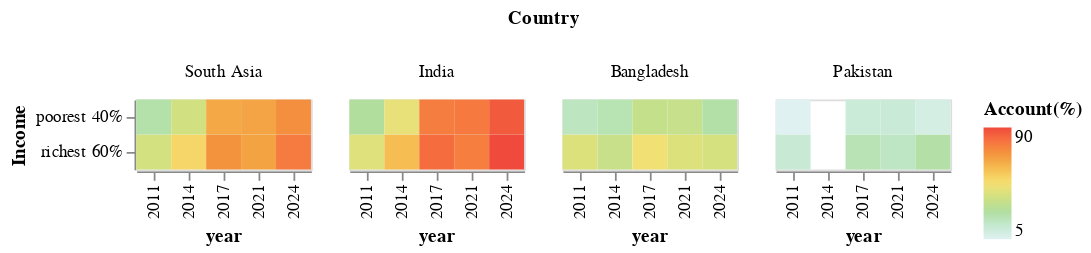

The notebook cell saved with this chart:
### Code cell
def account_income_gaps(df):
    income_df = df.filter(pl.col('group') == 'income')
    account_income_gap = alt.Chart(income_df).mark_rect().encode(
        x = 'year:N', 
        y = alt.Y('group2:N', title = 'Income'), 
        color = alt.Color('fiaccount_t_d:Q', title = 'Account(%)')
            .scale(scheme = 'lightmulti'), 
        column = alt.Column('countrynewwb', title = 'Country', sort = south_asia_countries)
            
        
    )
    return account_income_gap

account_income_gaps(filter_south_asia(process_data(), True))

### Figure 1 — Vega-Lite specification as saved in the notebook (floating-point values rounded to 4 significant figures)
{"config": {"view": {"continuousWidth": 300, "continuousHeight": 300}}, "data": {"name": "data-de083beb7942fbc8d8c413e5db2d7247"}, "mark": {"type": "rect"}, "encoding": {"color": {"field": "fiaccount_t_d", "scale": {"scheme": "lightmulti"}, "title": "Account(%)", "type": "quantitative"}, "column": {"field": "countrynewwb", "sort": ["South Asia", "India", "Bangladesh", "Pakistan"], "title": "Country", "type": "nominal"}, "x": {"field": "year", "type": "nominal"}, "y": {"field": "group2", "title": "Income", "type": "nominal"}}, "$schema": "https://vega.github.io/schema/vega-lite/v5.20.1.json", "datasets": {"data-de083beb7942fbc8d8c413e5db2d7247": [{"countrynewwb": "Bangladesh", "codewb": "BGD", "year": 2011, "pop_adult": "100376575", "regionwb24_hi": "South Asia (excluding high income)", "incomegroupwb24": "Lower middle income", "group": "income", "group2": "richest 60%", "account_t_d": 40.18, "fiaccount_t_d": 40.18, "mobileaccount_t_d": null, "fin11a": null, "fin11b": null, "fin11c": null, "fin11f": null, "fin11d": null, "fin11e": null, "fin14a": null, "fin14b": null, "fin14c": null, "fin14d": null, "fin26a": null, "fin26b": null, "fin27a": null, "g20_made": null, "fin17f": null, "fin17a_17a1_d": 18.23, "fin17a": 18.23, "fin17b": null, "fin17c": null, "fin24aSD_ND": null}, {"countrynewwb": "Bangladesh", "codewb": "BGD", "year": 2011, "pop_adult": "100376575", "regionwb24_hi": "South Asia (excluding high income)", "incomegroupwb24": "Lower middle income", "group": "income", "group2": "poorest 40%", "account_t_d": 19.06, "fiaccount_t_d": 19.06, "mobileaccount_t_d": null, "fin11a": null, "fin11b": null, "fin11c": null, "fin11f": null, "fin11d": null, "fin11e": null, "fin14a": null, "fin14b": null, "fin14c": null, "fin14d": null, "fin26a": null, "fin26b": null, "fin27a": null, "g20_made": null, "fin17f": null, "fin17a_17a1_d": 14.24, "fin17a": 14.24, "fin17b": null, "fin17c": null, "fin24aSD_ND": null}, {"countrynewwb": "India", "codewb": "IND", "year": 2011, "pop_adult": "853745004", "regionwb24_hi": "South Asia (excluding high income)", "incomegroupwb24": "Lower middle income", "group": "income", "group2": "richest 60%", "account_t_d": 40.73, "fiaccount_t_d": 40.73, "mobileaccount_t_d": null, "fin11a": null, "fin11b": null, "fin11c": null, "fin11f": null, "fin11d": null, "fin11e": null, "fin14a": null, "fin14b": null, "fin14c": null, "fin14d": null, "fin26a": null, "fin26b": null, "fin27a": null, "g20_made": null, "fin17f": null, "fin17a_17a1_d": 12.4, "fin17a": 12.4, "fin17b": null, "fin17c": null, "fin24aSD_ND": null}, {"countrynewwb": "India", "codewb": "IND", "year": 2011, "pop_adult": "853745004", "regionwb24_hi": "South Asia (excluding high income)", "incomegroupwb24": "Lower middle income", "group": "income", "group2": "poorest 40%", "account_t_d": 26.97, "fiaccount_t_d": 26.97, "mobileaccount_t_d": null, "fin11a": null, "fin11b": null, "fin11c": null, "fin11f": null, "fin11d": null, "fin11e": null, "fin14a": null, "fin14b": null, "fin14c": null, "fin14d": null, "fin26a": null, "fin26b": null, "fin27a": null, "g20_made": null, "fin17f": null, "fin17a_17a1_d": 10.41, "fin17a": 10.41, "fin17b": null, "fin17c": null, "fin24aSD_ND": null}, {"countrynewwb": "Pakistan", "codewb": "PAK", "year": 2011, "pop_adult": "120857470", "regionwb24_hi": "South Asia (excluding high income)", "incomegroupwb24": "Lower middle income", "group": "income", "group2": "richest 60%", "account_t_d": 13.94, "fiaccount_t_d": 13.94, "mobileaccount_t_d": null, "fin11a": null, "fin11b": null, "fin11c": null, "fin11f": null, "fin11d": null, "fin11e": null, "fin14a": null, "fin14b": null, "fin14c": null, "fin14d": null, "fin26a": null, "fin26b": null, "fin27a": null, "g20_made": null, "fin17f": null, "fin17a_17a1_d": null, "fin17a": null, "fin17b": null, "fin17c": null, "fin24aSD_ND": null}, {"countrynewwb": "Pakistan", "codewb": "PAK", "year": 2011, "pop_adult": "120857470", "regionwb24_hi": "South Asia (excluding high income)", "incomegroupwb24": "Lower middle income", "group": "income", "group2": "poorest 40%", "account_t_d": 4.808, "fiaccount_t_d": 4.808, "mobileaccount_t_d": null, "fin11a": null, "fin11b": null, "fin11c": null, "fin11f": null, "fin11d": null, "fin11e": null, "fin14a": null, "fin14b": null, "fin14c": null, "fin14d": null, "fin26a": null, "fin26b": null, "fin27a": null, "g20_made": null, "fin17f": null, "fin17a_17a1_d": null, "fin17a": null, "fin17b": null, "fin17c": null, "fin24aSD_ND": null}, {"countrynewwb": "Bangladesh", "codewb": "BGD", "year": 2014, "pop_adult": "105778630", "regionwb24_hi": "South Asia (excluding high income)", "incomegroupwb24": "Lower middle income", "group": "income", "group2": "richest 60%", "account_t_d": 36.29, "fiaccount_t_d": 34.08, "mobileaccount_t_d": null, "fin11a": null, "fin11b": null, "fin11c": null, "fin11f": null, "fin11d": null, "fin11e": null, "fin14a": null, "fin14b": null, "fin14c": null, "fin14d": null, "fin26a": null, "fin26b": null, "fin27a": null, "g20_made": null, "fin17f": null, "fin17a_17a1_d": null, "fin17a": null, "fin17b": null, "fin17c": null, "fin24aSD_ND": null}, {"countrynewwb": "Bangladesh", "codewb": "BGD", "year": 2014, "pop_adult": "105778630", "regionwb24_hi": "South Asia (excluding high income)", "incomegroupwb24": "Lower middle income", "group": "income", "group2": "poorest 40%", "account_t_d": 23.03, "fiaccount_t_d": 21.72, "mobileaccount_t_d": null, "fin11a": null, "fin11b": null, "fin11c": null, "fin11f": null, "fin11d": null, "fin11e": null, "fin14a": null, "fin14b": null, "fin14c": null, "fin14d": null, "fin26a": null, "fin26b": null, "fin27a": null, "g20_made": null, "fin17f": null, "fin17a_17a1_d": null, "fin17a": null, "fin17b": null, "fin17c": null, "fin24aSD_ND": null}, {"countrynewwb": "India", "codewb": "IND", "year": 2014, "pop_adult": "907853291", "regionwb24_hi": "South Asia (excluding high income)", "incomegroupwb24": "Lower middle income", "group": "income", "group2": "richest 60%", "account_t_d": 59.48, "fiaccount_t_d": 58.93, "mobileaccount_t_d": null, "fin11a": null, "fin11b": null, "fin11c": null, "fin11f": null, "fin11d": null, "fin11e": null, "fin14a": null, "fin14b": null, "fin14c": null, "fin14d": null, "fin26a": null, "fin26b": null, "fin27a": null, "g20_made": 21.76, "fin17f": null, "fin17a_17a1_d": 19.1, "fin17a": 19.1, "fin17b": null, "fin17c": null, "fin24aSD_ND": null}, {"countrynewwb": "India", "codewb": "IND", "year": 2014, "pop_adult": "907853291", "regionwb24_hi": "South Asia (excluding high income)", "incomegroupwb24": "Lower middle income", "group": "income", "group2": "poorest 40%", "account_t_d": 43.61, "fiaccount_t_d": 43.48, "mobileaccount_t_d": null, "fin11a": null, "fin11b": null, "fin11c": null, "fin11f": null, "fin11d": null, "fin11e": null, "fin14a": null, "fin14b": null, "fin14c": null, "fin14d": null, "fin26a": null, "fin26b": null, "fin27a": null, "g20_made": 6.654, "fin17f": null, "fin17a_17a1_d": 7.234, "fin17a": 7.234, "fin17b": null, "fin17c": null, "fin24aSD_ND": null}, {"countrynewwb": "Pakistan", "codewb": "PAK", "year": 2014, "pop_adult": "128875593", "regionwb24_hi": "South Asia (excluding high income)", "incomegroupwb24": "Lower middle income", "group": "income", "group2": "richest 60%", "account_t_d": 15.21, "fiaccount_t_d": null, "mobileaccount_t_d": null, "fin11a": null, "fin11b": null, "fin11c": null, "fin11f": null, "fin11d": null, "fin11e": null, "fin14a": null, "fin14b": null, "fin14c": null, "fin14d": null, "fin26a": null, "fin26b": null, "fin27a": null, "g20_made": null, "fin17f": null, "fin17a_17a1_d": null, "fin17a": null, "fin17b": null, "fin17c": 12.97, "fin24aSD_ND": null}, {"countrynewwb": "Pakistan", "codewb": "PAK", "year": 2014, "pop_adult": "128875593", "regionwb24_hi": "South Asia (excluding high income)", "incomegroupwb24": "Lower middle income", "group": "income", "group2": "poorest 40%", "account_t_d": 9.755, "fiaccount_t_d": null, "mobileaccount_t_d": null, "fin11a": null, "fin11b": null, "fin11c": null, "fin11f": null, "fin11d": null, "fin11e": null, "fin14a": null, "fin14b": null, "fin14c": null, "fin14d": null, "fin26a": null, "fin26b": null, "fin27a": null, "g20_made": null, "fin17f": null, "fin17a_17a1_d": null, "fin17a": null, "fin17b": null, "fin17c": 9.038, "fin24aSD_ND": null}, {"countrynewwb": "Bangladesh", "codewb": "BGD", "year": 2017, "pop_adult": "111658076", "regionwb24_hi": "South Asia (excluding high income)", "incomegroupwb24": "Lower middle income", "group": "income", "group2": "richest 60%", "account_t_d": 56.68, "fiaccount_t_d": 46.12, "mobileaccount_t_d": 25.69, "fin11a": null, "fin11b": null, "fin11c": null, "fin11f": null, "fin11d": null, "fin11e": null, "fin14a": null, "fin14b": null, "fin14c": null, "fin14d": null, "fin26a": null, "fin26b": null, "fin27a": null, "g20_made": 35.2, "fin17f": null, "fin17a_17a1_d": null, "fin17a": null, "fin17b": null, "fin17c": 11.61, "fin24aSD_ND": null}, {"countrynewwb": "Bangladesh", "codewb": "BGD", "year": 2017, "pop_adult": "111658076", "regionwb24_hi": "South Asia (excluding high income)", "incomegroupwb24": "Lower middle income", "group": "income", "group2": "poorest 40%", "account_t_d": 40.08, "fiaccount_t_d": 33.24, "mobileaccount_t_d": 14.57, "fin11a": null, "fin11b": null, "fin11c": null, "fin11f": null, "fin11d": null, "fin11e": null, "fin14a": null, "fin14b": null, "fin14c": null, "fin14d": null, "fin26a": null, "fin26b": null, "fin27a": null, "g20_made": 22.52, "fin17f": null, "fin17a_17a1_d": null, "fin17a": null, "fin17b": null, "fin17c": 11.85, "fin24aSD_ND": null}, {"countrynewwb": "India", "codewb": "IND", "year": 2017, "pop_adult": "962463650", "regionwb24_hi": "South Asia (excluding high income)", "incomegroupwb24": "Lower middle income", "group": "income", "group2": "richest 60%", "account_t_d": 81.74, "fiaccount_t_d": 81.68, "mobileaccount_t_d": null, "fin11a": null, "fin11b": null, "fin11c": null, "fin11f": null, "fin11d": null, "fin11e": null, "fin14a": null, "fin14b": null, "fin14c": null, "fin14d": null, "fin26a": null, "fin26b": null, "fin27a": null, "g20_made": 26.24, "fin17f": null, "fin17a_17a1_d": 24.81, "fin17a": 24.81, "fin17b": null, "fin17c": null, "fin24aSD_ND": null}, {"countrynewwb": "India", "codewb": "IND", "year": 2017, "pop_adult": "962463650", "regionwb24_hi": "South Asia (excluding high income)", "incomegroupwb24": "Lower middle income", "group": "income", "group2": "poorest 40%", "account_t_d": 77.08, "fiaccount_t_d": 77.08, "mobileaccount_t_d": null, "fin11a": null, "fin11b": null, "fin11c": null, "fin11f": null, "fin11d": null, "fin11e": null, "fin14a": null, "fin14b": null, "fin14c": null, "fin14d": null, "fin26a": null, "fin26b": null, "fin27a": null, "g20_made": 10.56, "fin17f": null, "fin17a_17a1_d": 11.79, "fin17a": 11.79, "fin17b": null, "fin17c": null, "fin24aSD_ND": null}, {"countrynewwb": "Pakistan", "codewb": "PAK", "year": 2017, "pop_adult": "135055510", "regionwb24_hi": "South Asia (excluding high income)", "incomegroupwb24": "Lower middle income", "group": "income", "group2": "richest 60%", "account_t_d": 26.0, "fiaccount_t_d": 21.55, "mobileaccount_t_d": null, "fin11a": null, "fin11b": null, "fin11c": null, "fin11f": null, "fin11d": null, "fin11e": null, "fin14a": null, "fin14b": null, "fin14c": null, "fin14d": null, "fin26a": null, "fin26b": null, "fin27a": null, "g20_made": 18.5, "fin17f": null, "fin17a_17a1_d": null, "fin17a": null, "fin17b": null, "fin17c": 25.08, "fin24aSD_ND": null}, {"countrynewwb": "Pakistan", "codewb": "PAK", "year": 2017, "pop_adult": "135055510", "regionwb24_hi": "South Asia (excluding high income)", "incomegroupwb24": "Lower middle income", "group": "income", "group2": "poorest 40%", "account_t_d": 14.22, "fiaccount_t_d": 12.79, "mobileaccount_t_d": null, "fin11a": null, "fin11b": null, "fin11c": null, "fin11f": null, "fin11d": null, "fin11e": null, "fin14a": null, "fin14b": null, "fin14c": null, "fin14d": null, "fin26a": null, "fin26b": null, "fin27a": null, "g20_made": 8.029, "fin17f": null, "fin17a_17a1_d": null, "fin17a": null, "fin17b": null, "fin17c": 15.16, "fin24aSD_ND": null}, {"countrynewwb": "Bangladesh", "codewb": "BGD", "year": 2021, "pop_adult": "117641793", "regionwb24_hi": "South Asia (excluding high income)", "incomegroupwb24": "Lower middle income", "group": "income", "group2": "richest 60%", "account_t_d": 55.57, "fiaccount_t_d": 40.51, "mobileaccount_t_d": 31.3, "fin11a": null, "fin11b": null, "fin11c": null, "fin11f": null, "fin11d": null, "fin11e": null, "fin14a": null, "fin14b": null, "fin14c": null, "fin14d": null, "fin26a": 12.37, "fin26b": null, "fin27a": null, "g20_made": 43.92, "fin17f": null, "fin17a_17a1_d": null, "fin17a": null, "fin17b": null, "fin17c": null, "fin24aSD_ND": 45.21}, {"countrynewwb": "Bangladesh", "codewb": "BGD", "year": 2021, "pop_adult": "117641793", "regionwb24_hi": "South Asia (excluding high income)", "incomegroupwb24": "Lower middle income", "group": "income", "group2": "poorest 40%", "account_t_d": 48.65, "fiaccount_t_d": 33.44, "mobileaccount_t_d": 25.57, "fin11a": null, "fin11b": null, "fin11c": null, "fin11f": null, "fin11d": null, "fin11e": null, "fin14a": null, "fin14b": null, "fin14c": null, "fin14d": null, "fin26a": 7.753, "fin26b": null, "fin27a": null, "g20_made": 35.56, "fin17f": null, "fin17a_17a1_d": null, "fin17a": null, "fin17b": null, "fin17c": null, "fin24aSD_ND": 26.21}, {"countrynewwb": "India", "codewb": "IND", "year": 2021, "pop_adult": "1033092817", "regionwb24_hi": "South Asia (excluding high income)", "incomegroupwb24": "Lower middle income", "group": "income", "group2": "richest 60%", "account_t_d": 77.05, "fiaccount_t_d": 76.74, "mobileaccount_t_d": 15.16, "fin11a": null, "fin11b": null, "fin11c": null, "fin11f": null, "fin11d": null, "fin11e": null, "fin14a": null, "fin14b": null, "fin14c": null, "fin14d": null, "fin26a": null, "fin26b": null, "fin27a": null, "g20_made": 32.63, "fin17f": null, "fin17a_17a1_d": 18.23, "fin17a": 16.43, "fin17b": null, "fin17c": null, "fin24aSD_ND": 42.63}, {"countrynewwb": "India", "codewb": "IND", "year": 2021, "pop_adult": "1033092817", "regionwb24_hi": "South Asia (excluding high income)", "incomegroupwb24": "Lower middle income", "group": "income", "group2": "poorest 40%", "account_t_d": 78.25, "fiaccount_t_d": 78.15, "mobileaccount_t_d": 3.344, "fin11a": null, "fin11b": null, "fin11c": null, "fin11f": null, "fin11d": null, "fin11e": null, "fin14a": null, "fin14b": null, "fin14c": null, "fin14d": null, "fin26a": null, "fin26b": null, "fin27a": null, "g20_made": 11.72, "fin17f": null, "fin17a_17a1_d": 7.864, "fin17a": 7.22, "fin17b": null, "fin17c": null, "fin24aSD_ND": 14.23}, {"countrynewwb": "Pakistan", "codewb": "PAK", "year": 2021, "pop_adult": "146030491", "regionwb24_hi": "South Asia (excluding high income)", "incomegroupwb24": "Lower middle income", "group": "income", "group2": "richest 60%", "account_t_d": 23.21, "fiaccount_t_d": 18.1, "mobileaccount_t_d": null, "fin11a": null, "fin11b": null, "fin11c": null, "fin11f": null, "fin11d": null, "fin11e": null, "fin14a": null, "fin14b": null, "fin14c": null, "fin14d": null, "fin26a": null, "fin26b": null, "fin27a": null, "g20_made": 15.86, "fin17f": null, "fin17a_17a1_d": null, "fin17a": null, "fin17b": null, "fin17c": null, "fin24aSD_ND": 35.22}, {"countrynewwb": "Pakistan", "codewb": "PAK", "year": 2021, "pop_adult": "146030491", "regionwb24_hi": "South Asia (excluding high income)", "incomegroupwb24": "Lower middle income", "group": "income", "group2": "poorest 40%", "account_t_d": 17.61, "fiaccount_t_d": 13.55, "mobileaccount_t_d": null, "fin11a": null, "fin11b": null, "fin11c": null, "fin11f": null, "fin11d": null, "fin11e": null, "fin14a": null, "fin14b": null, "fin14c": null, "fin14d": null, "fin26a": null, "fin26b": null, "fin27a": null, "g20_made": 13.38, "fin17f": null, "fin17a_17a1_d": null, "fin17a": null, "fin17b": null, "fin17c": null, "fin24aSD_ND": 21.99}, {"countrynewwb": "Bangladesh", "codewb": "BGD", "year": 2024, "pop_adult": "122837439", "regionwb24_hi": "South Asia (excluding high income)", "incomegroupwb24": "Lower middle income", "group": "income", "group2": "richest 60%", "account_t_d": 48.19, "fiaccount_t_d": 38.21, "mobileaccount_t_d": 23.64, "fin11a": null, "fin11b": 10.1, "fin11c": null, "fin11f": null, "fin11d": 46.39, "fin11e": 15.93, "fin14a": null, "fin14b": null, "fin14c": null, "fin14d": 36.08, "fin26a": null, "fin26b": null, "fin27a": null, "g20_made": 33.91, "fin17f": null, "fin17a_17a1_d": 14.38, "fin17a": null, "fin17b": null, "fin17c": null, "fin24aSD_ND": 46.85}, {"countrynewwb": "Bangladesh", "codewb": "BGD", "year": 2024, "pop_adult": "122837439", "regionwb24_hi": "South Asia (excluding high income)", "incomegroupwb24": "Lower middle income", "group": "income", "group2": "poorest 40%", "account_t_d": 35.55, "fiaccount_t_d": 24.64, "mobileaccount_t_d": 16.23, "fin11a": null, "fin11b": 14.88, "fin11c": null, "fin11f": null, "fin11d": 67.76, "fin11e": 5.937, "fin14a": null, "fin14b": null, "fin14c": null, "fin14d": 51.47, "fin26a": null, "fin26b": null, "fin27a": null, "g20_made": 19.02, "fin17f": null, "fin17a_17a1_d": 4.686, "fin17a": null, "fin17b": null, "fin17c": null, "fin24aSD_ND": 18.34}, {"countrynewwb": "India", "codewb": "IND", "year": 2024, "pop_adult": "1077731602", "regionwb24_hi": "South Asia (excluding high income)", "incomegroupwb24": "Lower middle income", "group": "income", "group2": "richest 60%", "account_t_d": 90.83, "fiaccount_t_d": 90.25, "mobileaccount_t_d": 32.11, "fin11a": null, "fin11b": null, "fin11c": null, "fin11f": null, "fin11d": null, "fin11e": null, "fin14a": null, "fin14b": null, "fin14c": null, "fin14d": null, "fin26a": 21.05, "fin26b": 23.34, "fin27a": null, "g20_made": 38.13, "fin17f": null, "fin17a_17a1_d": 35.05, "fin17a": 31.07, "fin17b": 15.61, "fin17c": 16.0, "fin24aSD_ND": 37.72}, {"countrynewwb": "India", "codewb": "IND", "year": 2024, "pop_adult": "1077731602", "regionwb24_hi": "South Asia (excluding high income)", "incomegroupwb24": "Lower middle income", "group": "income", "group2": "poorest 40%", "account_t_d": 86.32, "fiaccount_t_d": 86.26, "mobileaccount_t_d": 9.598, "fin11a": null, "fin11b": null, "fin11c": null, "fin11f": null, "fin11d": null, "fin11e": null, "fin14a": null, "fin14b": null, "fin14c": null, "fin14d": null, "fin26a": 6.347, "fin26b": 5.53, "fin27a": null, "g20_made": 16.14, "fin17f": null, "fin17a_17a1_d": 14.9, "fin17a": 13.03, "fin17b": 3.9, "fin17c": 8.706, "fin24aSD_ND": 18.7}, {"countrynewwb": "Pakistan", "codewb": "PAK", "year": 2024, "pop_adult": "155833628", "regionwb24_hi": "South Asia (excluding high income)", "incomegroupwb24": "Lower middle income", "group": "income", "group2": "richest 60%", "account_t_d": 36.41, "fiaccount_t_d": 24.26, "mobileaccount_t_d": 25.62, "fin11a": 22.41, "fin11b": 34.67, "fin11c": 19.82, "fin11f": 16.45, "fin11d": 48.47, "fin11e": 13.26, "fin14a": 11.99, "fin14b": 28.86, "fin14c": 16.08, "fin14d": 41.95, "fin26a": null, "fin26b": null, "fin27a": null, "g20_made": 27.31, "fin17f": null, "fin17a_17a1_d": 16.45, "fin17a": null, "fin17b": null, "fin17c": 21.72, "fin24aSD_ND": 39.64}, {"countrynewwb": "Pakistan", "codewb": "PAK", "year": 2024, "pop_adult": "155833628", "regionwb24_hi": "South Asia (excluding high income)", "incomegroupwb24": "Lower middle income", "group": "income", "group2": "poorest 40%", "account_t_d": 13.61, "fiaccount_t_d": 9.302, "mobileaccount_t_d": 7.445, "fin11a": 31.33, "fin11b": 47.15, "fin11c": 23.79, "fin11f": 17.91, "fin11d": 57.51, "fin11e": 12.45, "fin14a": 26.33, "fin14b": 44.62, "fin14c": 21.23, "fin14d": 55.34, "fin26a": null, "fin26b": null, "fin27a": null, "g20_made": 9.595, "fin17f": null, "fin17a_17a1_d": 6.974, "fin17a": null, "fin17b": null, "fin17c": 9.267, "fin24aSD_ND": 23.54}, {"countrynewwb": "South Asia", "codewb": "SAS", "year": 2011, "pop_adult": "NA", "regionwb24_hi": "NA", "incomegroupwb24": "NA", "group": "income", "group2": "richest 60%", "account_t_d": 37.79, "fiaccount_t_d": 37.79, "mobileaccount_t_d": null, "fin11a": null, "fin11b": null, "fin11c": null, "fin11f": null, "fin11d": null, "fin11e": null, "fin14a": null, "fin14b": null, "fin14c": null, "fin14d": null, "fin26a": null, "fin26b": null, "fin27a": null, "g20_made": null, "fin17f": null, "fin17a_17a1_d": 11.92, "fin17a": 11.92, "fin17b": null, "fin17c": null, "fin24aSD_ND": null}, {"countrynewwb": "South Asia", "codewb": "SAS", "year": 2011, "pop_adult": "NA", "regionwb24_hi": "NA", "incomegroupwb24": "NA", "group": "income", "group2": "poorest 40%", "account_t_d": 23.8, "fiaccount_t_d": 23.8, "mobileaccount_t_d": null, "fin11a": null, "fin11b": null, "fin11c": null, "fin11f": null, "fin11d": null, "fin11e": null, "fin14a": null, "fin14b": null, "fin14c": null, "fin14d": null, "fin26a": null, "fin26b": null, "fin27a": null, "g20_made": null, "fin17f": null, "fin17a_17a1_d": 9.734, "fin17a": 9.734, "fin17b": null, "fin17c": null, "fin24aSD_ND": null}, {"countrynewwb": "South Asia", "codewb": "SAS", "year": 2014, "pop_adult": "NA", "regionwb24_hi": "NA", "incomegroupwb24": "NA", "group": "income", "group2": "richest 60%", "account_t_d": 52.02, "fiaccount_t_d": 50.91, "mobileaccount_t_d": null, "fin11a": null, "fin11b": null, "fin11c": null, "fin11f": null, "fin11d": null, "fin11e": null, "fin14a": null, "fin14b": null, "fin14c": null, "fin14d": null, "fin26a": null, "fin26b": null, "fin27a": null, "g20_made": 18.43, "fin17f": null, "fin17a_17a1_d": 16.76, "fin17a": 16.76, "fin17b": null, "fin17c": null, "fin24aSD_ND": null}, {"countrynewwb": "South Asia", "codewb": "SAS", "year": 2014, "pop_adult": "NA", "regionwb24_hi": "NA", "incomegroupwb24": "NA", "group": "income", "group2": "poorest 40%", "account_t_d": 37.76, "fiaccount_t_d": 37.1, "mobileaccount_t_d": null, "fin11a": null, "fin11b": null, "fin11c": null, "fin11f": null, "fin11d": null, "fin11e": null, "fin14a": null, "fin14b": null, "fin14c": null, "fin14d": null, "fin26a": null, "fin26b": null, "fin27a": null, "g20_made": 6.039, "fin17f": null, "fin17a_17a1_d": 6.469, "fin17a": 6.469, "fin17b": null, "fin17c": null, "fin24aSD_ND": null}, {"countrynewwb": "South Asia", "codewb": "SAS", "year": 2017, "pop_adult": "NA", "regionwb24_hi": "NA", "incomegroupwb24": "NA", "group": "income", "group2": "richest 60%", "account_t_d": 72.03, "fiaccount_t_d": 70.56, "mobileaccount_t_d": null, "fin11a": null, "fin11b": null, "fin11c": null, "fin11f": null, "fin11d": null, "fin11e": null, "fin14a": null, "fin14b": null, "fin14c": null, "fin14d": null, "fin26a": null, "fin26b": null, "fin27a": null, "g20_made": 25.83, "fin17f": null, "fin17a_17a1_d": 21.78, "fin17a": 21.78, "fin17b": null, "fin17c": 12.57, "fin24aSD_ND": null}, {"countrynewwb": "South Asia", "codewb": "SAS", "year": 2017, "pop_adult": "NA", "regionwb24_hi": "NA", "incomegroupwb24": "NA", "group": "income", "group2": "poorest 40%", "account_t_d": 65.49, "fiaccount_t_d": 64.73, "mobileaccount_t_d": null, "fin11a": null, "fin11b": null, "fin11c": null, "fin11f": null, "fin11d": null, "fin11e": null, "fin14a": null, "fin14b": null, "fin14c": null, "fin14d": null, "fin26a": null, "fin26b": null, "fin27a": null, "g20_made": 11.48, "fin17f": null, "fin17a_17a1_d": 10.19, "fin17a": 10.19, "fin17b": null, "fin17c": 6.759, "fin24aSD_ND": null}, {"countrynewwb": "South Asia", "codewb": "SAS", "year": 2021, "pop_adult": "NA", "regionwb24_hi": "NA", "incomegroupwb24": "NA", "group": "income", "group2": "richest 60%", "account_t_d": 68.25, "fiaccount_t_d": 66.14, "mobileaccount_t_d": 15.34, "fin11a": null, "fin11b": null, "fin11c": null, "fin11f": null, "fin11d": null, "fin11e": null, "fin14a": null, "fin14b": null, "fin14c": null, "fin14d": null, "fin26a": null, "fin26b": null, "fin27a": null, "g20_made": 31.4, "fin17f": null, "fin17a_17a1_d": 15.9, "fin17a": 14.3, "fin17b": null, "fin17c": null, "fin24aSD_ND": 42.7}, {"countrynewwb": "South Asia", "codewb": "SAS", "year": 2021, "pop_adult": "NA", "regionwb24_hi": "NA", "incomegroupwb24": "NA", "group": "income", "group2": "poorest 40%", "account_t_d": 67.61, "fiaccount_t_d": 65.75, "mobileaccount_t_d": 5.785, "fin11a": null, "fin11b": null, "fin11c": null, "fin11f": null, "fin11d": null, "fin11e": null, "fin14a": null, "fin14b": null, "fin14c": null, "fin14d": null, "fin26a": null, "fin26b": null, "fin27a": null, "g20_made": 14.15, "fin17f": null, "fin17a_17a1_d": 7.041, "fin17a": 6.484, "fin17b": null, "fin17c": null, "fin24aSD_ND": 16.99}, {"countrynewwb": "South Asia", "codewb": "SAS", "year": 2024, "pop_adult": "NA", "regionwb24_hi": "NA", "incomegroupwb24": "NA", "group": "income", "group2": "richest 60%", "account_t_d": 80.43, "fiaccount_t_d": 77.69, "mobileaccount_t_d": 30.0, "fin11a": null, "fin11b": 8.33, "fin11c": null, "fin11f": null, "fin11d": 14.38, "fin11e": null, "fin14a": null, "fin14b": null, "fin14c": null, "fin14d": null, "fin26a": 18.99, "fin26b": 19.85, "fin27a": null, "g20_made": 36.21, "fin17f": null, "fin17a_17a1_d": 30.93, "fin17a": 26.96, "fin17b": null, "fin17c": 15.94, "fin24aSD_ND": 39.28}, {"countrynewwb": "South Asia", "codewb": "SAS", "year": 2024, "pop_adult": "NA", "regionwb24_hi": "NA", "incomegroupwb24": "NA", "group": "income", "group2": "poorest 40%", "account_t_d": 73.25, "fiaccount_t_d": 71.75, "mobileaccount_t_d": 9.765, "fin11a": null, "fin11b": 13.37, "fin11c": null, "fin11f": null, "fin11d": 19.57, "fin11e": null, "fin14a": null, "fin14b": null, "fin14c": null, "fin14d": null, "fin26a": 5.614, "fin26b": 4.685, "fin27a": null, "g20_made": 15.64, "fin17f": null, "fin17a_17a1_d": 13.07, "fin17a": 11.15, "fin17b": null, "fin17c": 8.796, "fin24aSD_ND": 19.47}]}}
